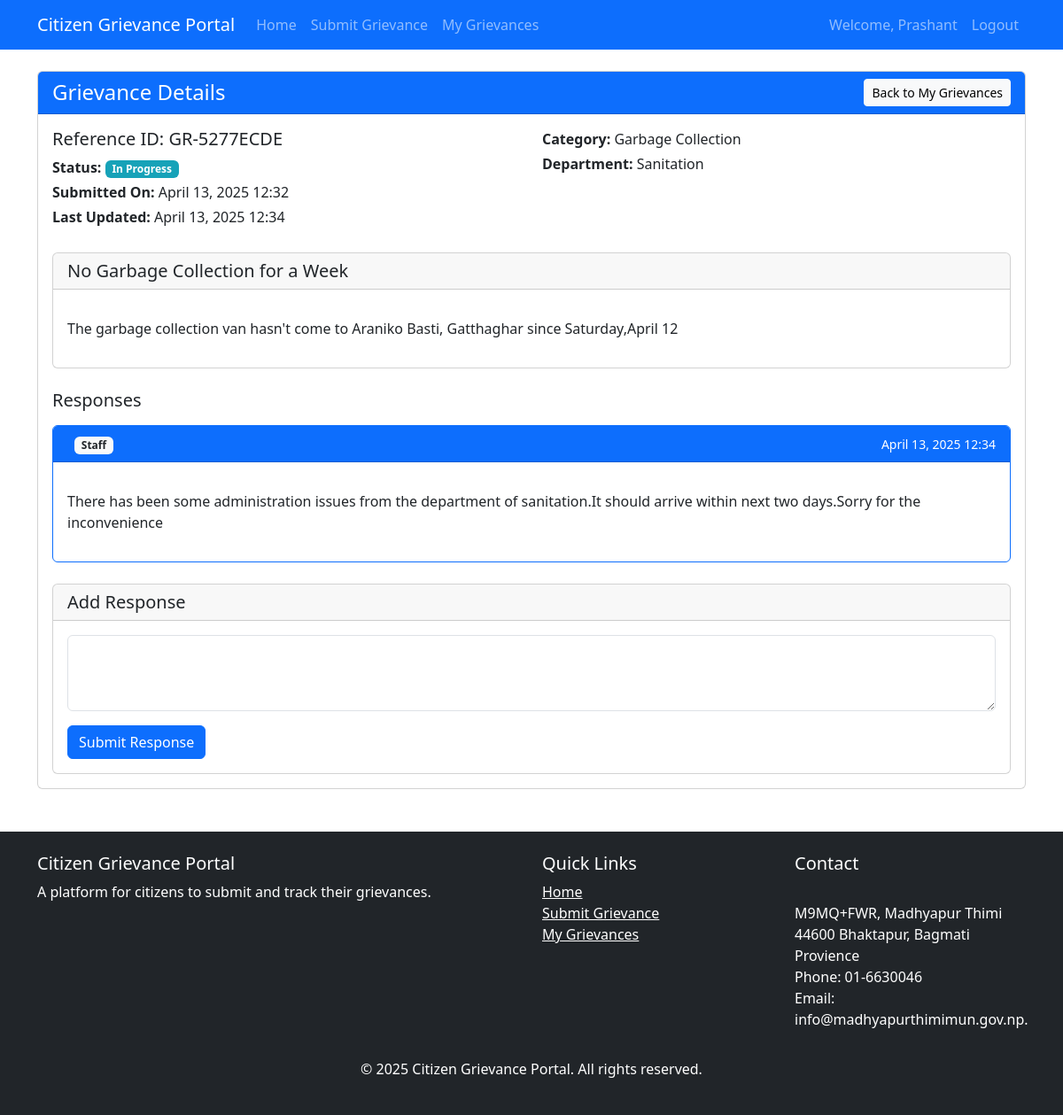
Page /grievances/GR-5277ECDE/ (signed in) on the committed database.
### grievance_portal/models.py (models this page shows, shortened)
class Grievance(models.Model):
    STATUS_CHOICES = (
        ('pending', 'Pending'),
        ('in_progress', 'In Progress'),
        ('resolved', 'Resolved'),
        ('rejected', 'Rejected'),
    )
    title = models.CharField(max_length=200)
    description = models.TextField()
    category = models.ForeignKey(GrievanceCategory, on_delete=models.CASCADE)
    user = models.ForeignKey(User, on_delete=models.CASCADE)
    status = models.CharField(max_length=20, choices=STATUS_CHOICES, default='pending')
    reference_id = models.CharField(max_length=20, unique=True)
    created_at = models.DateTimeField(auto_now_add=True)
    updated_at = models.DateTimeField(auto_now=True)
    attachment = models.FileField(upload_to='grievance_attachments/', blank=True, null=True)

class GrievanceCategory(models.Model):
    name = models.CharField(max_length=100)
    department = models.ForeignKey(Department, on_delete=models.CASCADE)

class Department(models.Model):
    name = models.CharField(max_length=100)
    description = models.TextField()

class GrievanceResponse(models.Model):
    grievance = models.ForeignKey(Grievance, on_delete=models.CASCADE, related_name='responses')
    responder = models.ForeignKey(User, on_delete=models.CASCADE)
    response = models.TextField()
    created_at = models.DateTimeField(auto_now_add=True)

### grievance_portal/views.py (the view)
# urls.py: path('grievances/<str:reference_id>/', views.grievance_detail, name='grievance_detail'),
@login_required
def grievance_detail(request, reference_id):
    grievance = get_object_or_404(Grievance, reference_id=reference_id)
    if grievance.user != request.user and not request.user.is_staff:
        messages.error(request, "You don't have permission to view this grievance.")
        return redirect('my_grievances')
    responses = grievance.responses.all().order_by('created_at')
    if request.method == 'POST':
        form = GrievanceResponseForm(request.POST)
        if form.is_valid():
            response = form.save(commit=False)
            response.grievance = grievance
            response.responder = request.user
            response.save()
            messages.success(request, 'Response added successfully.')
            return redirect('grievance_detail', reference_id=reference_id)
    else:
        form = GrievanceResponseForm()
    return render(request, 'grievance_detail.html', {
        'grievance': grievance,
        'responses': responses,
        'form': form
    })

### grievance_portal/forms.py
class GrievanceResponseForm(forms.ModelForm):
    class Meta:
        model = GrievanceResponse
        fields = ('response',)
        widgets = {
            'response': forms.Textarea(attrs={'rows': 3}),
        }

### templates/grievance_detail.html (shortened to what this page needs)
{% extends 'base.html' %}
{% block content %}
<div class="card mb-4">
    <div class="card-header bg-primary text-white d-flex justify-content-between align-items-center">
        <h4 class="mb-0">Grievance Details</h4>
        <a href="{% url 'my_grievances' %}" class="btn btn-light btn-sm">Back to My Grievances</a>
    </div>
    <div class="card-body">
        <div class="row mb-4">
            <div class="col-md-6">
                <h5>Reference ID: {{ grievance.reference_id }}</h5>
                <p class="mb-1"><strong>Status:</strong> <span class="badge status-{{ grievance.status }}">{{ grievance.get_status_display }}</span></p>
                <p class="mb-1"><strong>Submitted On:</strong> {{ grievance.created_at|date:"F d, Y H:i" }}</p>
                <p class="mb-1"><strong>Last Updated:</strong> {{ grievance.updated_at|date:"F d, Y H:i" }}</p>
            </div>
            <div class="col-md-6">
                <p class="mb-1"><strong>Category:</strong> {{ grievance.category.name }}</p>
                <p class="mb-1"><strong>Department:</strong> {{ grievance.category.department.name }}</p>
            </div>
        </div>
        <div class="card mb-4">
            <div class="card-header">
                <h5 class="mb-0">{{ grievance.title }}</h5>
            </div>
            <div class="card-body">
                <p>{{ grievance.description|linebreaks }}</p>
            </div>
        </div>
        <h5 class="mb-3">Responses</h5>
        {% if responses %}
            <div class="timeline">
                {% for response in responses %}
                    <div class="card mb-3 {% if response.responder.is_staff %}border-primary{% endif %}">
                        <div class="card-header {% if response.responder.is_staff %}bg-primary text-white{% endif %}">
                            <div class="d-flex justify-content-between align-items-center">
                                <div>
                                    {% if response.responder.is_staff %}
                                        <span class="badge bg-light text-dark ms-2">Staff</span>
                                    {% endif %}
                                </div>
                                <small>{{ response.created_at|date:"F d, Y H:i" }}</small>
                            </div>
                        </div>
                        <div class="card-body">
                            <p>{{ response.response|linebreaks }}</p>
                        </div>
                    </div>
                {% endfor %}
            </div>
        {% else %}
            <div class="alert alert-info">No responses yet.</div>
        {% endif %}
        <div class="card mt-4">
            <div class="card-header">
                <h5 class="mb-0">Add Response</h5>
            </div>
            <div class="card-body">
                <form method="post">
                    <div class="mb-3">
                        <textarea name="{{ form.response.name }}" id="{{ form.response.id_for_label }}" class="form-control {% if form.response.errors %}is-invalid{% endif %}" rows="3" required></textarea>
                    </div>
                    <button type="submit" class="btn btn-primary">Submit Response</button>
                </form>
            </div>
        </div>
    </div>
</div>
{% endblock %}

### templates/base.html (shortened to what this page needs)
<!DOCTYPE html>
<html lang="en">
  <head>
    <link
      href="https://cdn.jsdelivr.net/npm/bootstrap@5.3.0/dist/css/bootstrap.min.css"
      rel="stylesheet"
    />
  </head>
  <body>
    <nav class="navbar navbar-expand-lg navbar-dark bg-primary">
      <div class="container">
        <a class="navbar-brand" href="{% url 'home' %}"
          >Citizen Grievance Portal</a
        >
        <div class="collapse navbar-collapse" id="navbarNav">
          <ul class="navbar-nav me-auto">
            <li class="nav-item">
              <a class="nav-link" href="{% url 'home' %}">Home</a>
            </li>
            {% if user.is_authenticated %}
            <li class="nav-item">
              <a class="nav-link" href="{% url 'submit_grievance' %}"
                >Submit Grievance</a
              >
            </li>
            <li class="nav-item">
              <a class="nav-link" href="{% url 'my_grievances' %}"
                >My Grievances</a
              >
            </li>
             {% endif %}
          </ul>
          <ul class="navbar-nav">
            {% if user.is_authenticated %}
            <li class="nav-item">
              <span class="nav-link">Welcome, {{ user.first_name }}</span>
            </li>
            <li class="nav-item">
              <form method="post" action="{% url 'logout' %}" class="d-inline">
                <button type="submit" class="nav-link btn btn-link">
                  Logout
                </button>
              </form>
            </li>
            {% endif %}
          </ul>
        </div>
      </div>
    </nav>
    <div class="container mt-4 mb-5">
       {% block content %}{% endblock %}
    </div>
    <footer class="bg-dark text-white py-4 mt-5">
      <div class="container">
        <div class="row">
          <div class="col-md-6">
            <h5>Citizen Grievance Portal</h5>
            <p>A platform for citizens to submit and track their grievances.</p>
          </div>
          <div class="col-md-3">
            <h5>Quick Links</h5>
            <ul class="list-unstyled">
              <li><a href="{% url 'home' %}" class="text-white">Home</a></li>
              {% if user.is_authenticated %}
              <li>
                <a href="{% url 'submit_grievance' %}" class="text-white"
                  >Submit Grievance</a
                >
              </li>
              <li>
                <a href="{% url 'my_grievances' %}" class="text-white"
                  >My Grievances</a
                >
              </li>
              {% else %}
              <li><a href="{% url 'login' %}" class="text-white">Login</a></li>
              <li>
                <a href="{% url 'register' %}" class="text-white">Register</a>
              </li>
              {% endif %}
            </ul>
          </div>
          <div class="col-md-3">
            <h5>Contact</h5>
            <address>
              <br />
              M9MQ+FWR, Madhyapur Thimi 44600
              Bhaktapur, Bagmati Provience<br />
              Phone: 01-6630046<br />
              Email: info@madhyapurthimimun.gov.np.
            </address>
          </div>
        </div>
        <div class="text-center mt-3">
          <p>
            &copy; {% now "Y" %} Citizen Grievance Portal. All rights reserved.
          </p>
        </div>
      </div>
    </footer>
  </body>
</html>

### templates/base.html (style rules this page uses)
.status-in_progress { background-color: #17a2b8; }

### rows in the picture
Grievance: reference_id "GR-5277ECDE", status "In Progress", created_at "April 13, 2025 12:32", updated_at "April 13, 2025 12:34", category.name "Garbage Collection", category.department.name "Sanitation", title "No Garbage Collection for a Week", description "The garbage collection van hasn't come to Araniko Basti, Gatthaghar since Saturday,April 12"
GrievanceResponse: shows "Staff", created_at "April 13, 2025 12:34", response "There has been some administration issues from the department of sanitation.It should arrive within next two days.Sorry for the inconvenience"

### other values in the picture
{{ user.first_name }} "Prashant"
